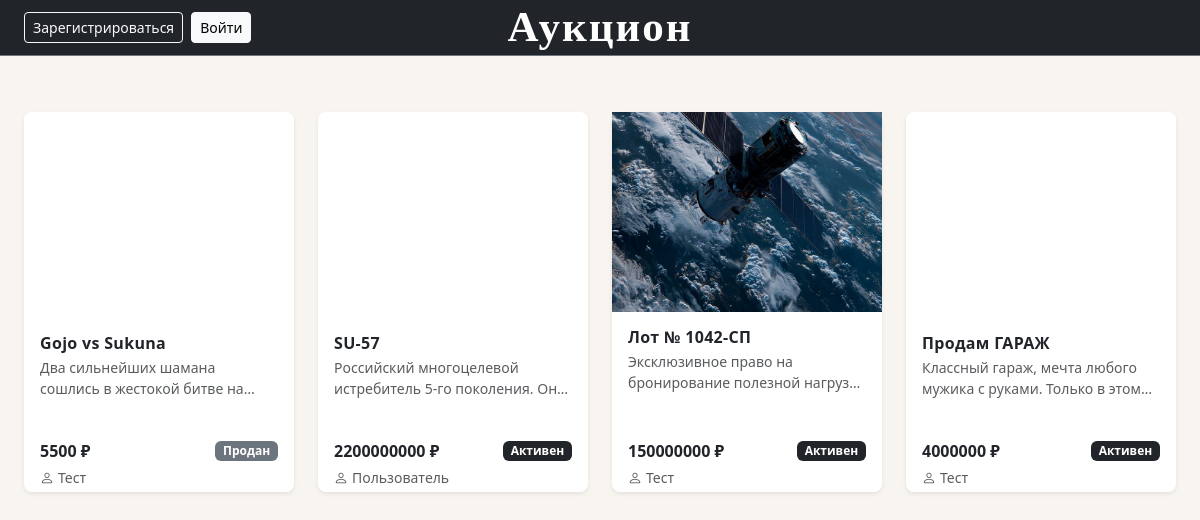
The page /index on the database as committed earlier.
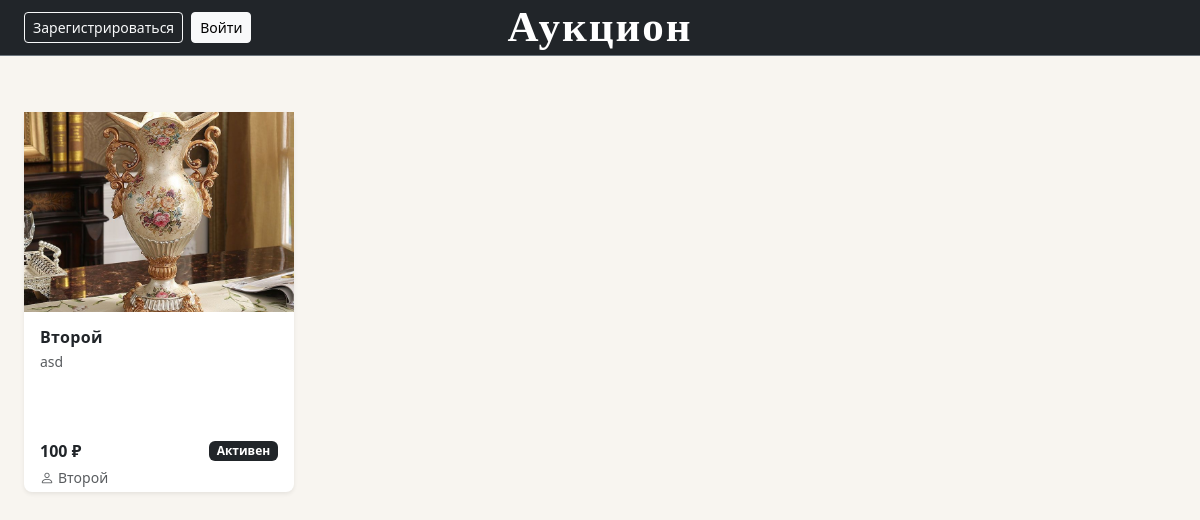
The same page on the database as committed later.
### data/lots.py (models this page shows)
class Lots(SqlAlchemyBase, SerializerMixin):
    __tablename__ = 'lots'
    id = sqlalchemy.Column(sqlalchemy.Integer,
                           primary_key=True,
                           autoincrement=True)
    name = sqlalchemy.Column(sqlalchemy.String, nullable=True) # имя лота
    file = sqlalchemy.Column(sqlalchemy.String, nullable=True) # название файла
    description = sqlalchemy.Column(sqlalchemy.String, nullable=True) # описание
    condition = sqlalchemy.Column(sqlalchemy.String, nullable=True) # состояние лота
    minimal_cost = sqlalchemy.Column(sqlalchemy.Integer, nullable=True) # минимальная цена
    minimum_premium = sqlalchemy.Column(sqlalchemy.Integer, nullable=True) # минимальная надбавка
    curr_cost = sqlalchemy.Column(sqlalchemy.Integer, nullable=True) # текущая максимальная стоимость товара
    owner_id = sqlalchemy.Column(sqlalchemy.Integer, sqlalchemy.ForeignKey("users.id")) # id собственника товара
    is_selled = sqlalchemy.Column(sqlalchemy.Boolean, default=False) # продан ли товар
    end_date = sqlalchemy.Column(sqlalchemy.DateTime, nullable=True) # дата окончания
    user = orm.relationship("User")

### data/users.py (models this page shows, shortened)
class User(SqlAlchemyBase, UserMixin, SerializerMixin):
    __tablename__ = 'users'
    id = sqlalchemy.Column(sqlalchemy.Integer, primary_key=True, autoincrement=True)
    name = sqlalchemy.Column(sqlalchemy.String, nullable=True) # имя пользователя, заполняется пользователем
    email = sqlalchemy.Column(sqlalchemy.String, index=True, unique=True, nullable=True) # его почта, заполняется пользователем
    hashed_password = sqlalchemy.Column(sqlalchemy.String, nullable=True) # пароль, заполняется пользователем
    modified_date = sqlalchemy.Column(sqlalchemy.DateTime, default=datetime.datetime.now) # дата создания
    balance = sqlalchemy.Column(sqlalchemy.Integer, autoincrement=True, default=0) # баланс, автоматически = 0
    lots = orm.relationship("Lots", back_populates='user') # связь с другой бд

### main.py (the view)
@app.route('/')
@app.route('/index')
def index():
    db_sess = db_session.create_session()
    try:
        lots = db_sess.query(Lots).all()
        return render_template('lots.html', lots=lots, os=os, root_path=app.root_path)
    finally:
        db_sess.close()

### data/db_session.py (called while the page is built)
def create_session() -> Session:
    global __factory
    return __factory()

### templates/lots.html (shortened to what this page needs)
{% extends "base.html" %}
{% block content %}
<div class="row row-cols-2 row-cols-sm-2 row-cols-md-3 row-cols-lg-4 g-4 mt-2">
    {% for lot in lots %}
    <div class="col">
        <div class="card h-100 border-0 shadow-sm" style="min-height: 380px;">
            <a href="/lot_page/{{ lot.id }}" class="text-decoration-none">
                {% if lot.file.endswith('.mp4') or lot.file.endswith('.webm') %}
                    <video autoplay muted loop playsinline
                           class="card-img-top w-100"
                           style="object-fit: cover; height: 200px;">
                        <source src="{{ url_for('static', filename='img/lots_img/' + lot.file) }}" type="video/mp4">
                    </video>
                {% else %}
                    <img src="{{ url_for('static', filename='img/lots_img/' + lot.file) }}"
                         class="img-fluid w-100"
                         style="object-fit: cover; height: 200px;">
                {% endif %}
            </a>
            <div class="card-body d-flex flex-column pb-1">
                <a href="/lot_page/{{ lot.id }}" class="text-decoration-none text-dark">
                    <h6 class="card-title fw-semibold mb-1">{{ lot.name }}</h6>
                </a>
                <p class="text-muted small mb-2" style="
                    display: -webkit-box;
                    -webkit-line-clamp: 2;
                    -webkit-box-orient: vertical;
                    overflow: hidden;
                ">{{ lot.description }}</p>
                <div class="mt-auto">
                    <div class="d-flex justify-content-between align-items-center mb-1">
                        <span class="fw-bold">{{ lot.curr_cost if lot.curr_cost else lot.minimal_cost }} ₽</span>
                        {% if lot.is_selled %}
                            <span class="badge bg-secondary">Продан</span>
                        {% else %}
                            <span class="badge bg-dark">Активен</span>
                        {% endif %}
                    </div>
                    <div class="text-muted small">
                        <a href="/user/{{ lot.owner_id }}" class="text-muted text-decoration-none">
                            <i class="bi bi-person me-1"></i>{{ lot.user.name }}
                        </a>
                    </div>
                </div>
            </div>
        </div>
    </div>
    {% endfor %}
</div>
{% endblock %}

### templates/base.html (shortened to what this page needs)
<!DOCTYPE html>
<html lang="ru">
<head>
    <link rel="stylesheet" href="https://cdn.jsdelivr.net/npm/bootstrap@5.3.0/dist/css/bootstrap.min.css">
    <link rel="stylesheet" href="https://cdn.jsdelivr.net/npm/bootstrap-icons@1.11.0/font/bootstrap-icons.css">
    <link rel="stylesheet" href="{{ url_for('static', filename='css/style.css') }}">
</head>
<body>
<nav class="navbar navbar-dark bg-dark border-bottom border-secondary">
    <div class="container-fluid px-4">
        <div class="d-flex align-items-center gap-2">
            {% if current_user.is_authenticated %}
                <a class="text-white text-decoration-none d-flex align-items-center gap-1 fs-5">
                    <i class="bi bi-person-circle"></i>
                    {{ current_user.name }}
                </a>
                <a class="btn btn-sm btn-outline-light" href="/logout">Выйти</a>
            {% else %}
                <a class="btn btn-sm btn-outline-light" href="/register">Зарегистрироваться</a>
                <a class="btn btn-sm btn-light" href="/login">Войти</a>
            {% endif %}
        </div>
        <a class="navbar-brand position-absolute start-50 translate-middle-x fw-bold"
           href="/"
           style="font-size: 43px; font-family: 'Georgia', serif; letter-spacing: 2px;"
        >Аукцион</a>
    </div>
</nav>
<div class="container-fluid px-4 py-4">
    {% block content %}
    {% endblock %}
</div>
</body>
</html>

### static/css/style.css (style rules this page uses)
body { background-color: #f8f5f0; color: #1a1a1a; }
.navbar { min-height: 56px; }
.card { background-color: #fff; border-radius: 8px; }
.card-title { font-weight: 600; letter-spacing: 0.02em; }
a { color: #1a1a1a; }
.card { transition: transform 0.15s, box-shadow 0.15s; }

Rows that differ between the two databases and show on the page:
removed Lots: name "Gojo vs Sukuna", description "Два сильнейших шамана сошлись в жестокой битве…", curr_cost "5500", is_selled "Продан", user.name "Тест"
removed Lots: name "SU-57", description "Российский многоцелевой истребитель 5-го поколения.…", curr_cost "2200000000", is_selled "Активен", user.name "Пользователь"
removed Lots: file (picture), name "Лот № 1042-СП", description "Эксклюзивное право на бронирование полезной…", curr_cost "150000000", is_selled "Активен", user.name "Тест"
removed Lots: name "Продам ГАРАЖ", description "Классный гараж, мечта любого мужика с руками. Только в…", curr_cost "4000000", is_selled "Активен", user.name "Тест"
added Lots: file (picture), name "Второй", description "asd", curr_cost "100", is_selled "Активен", user.name "Второй"
